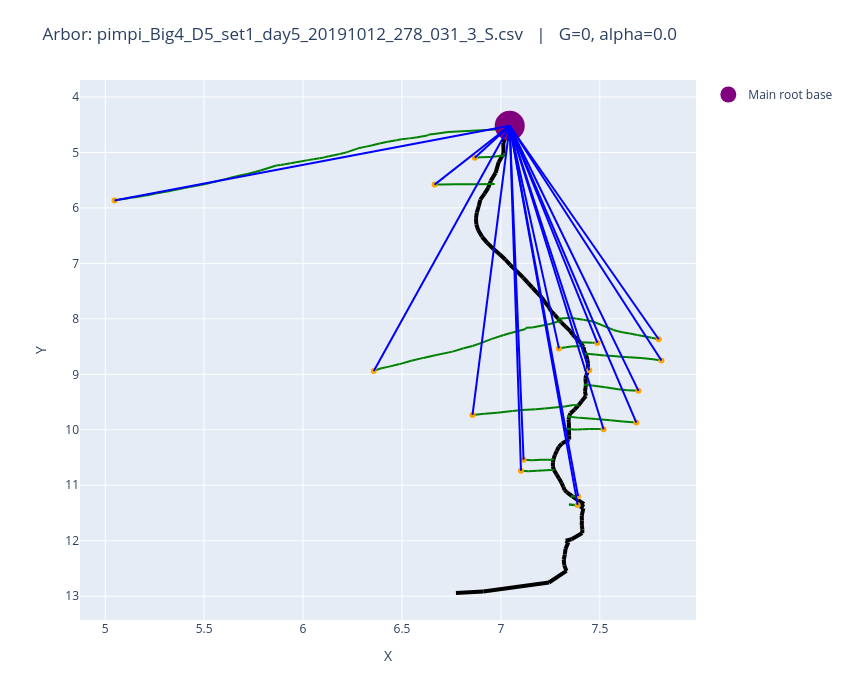
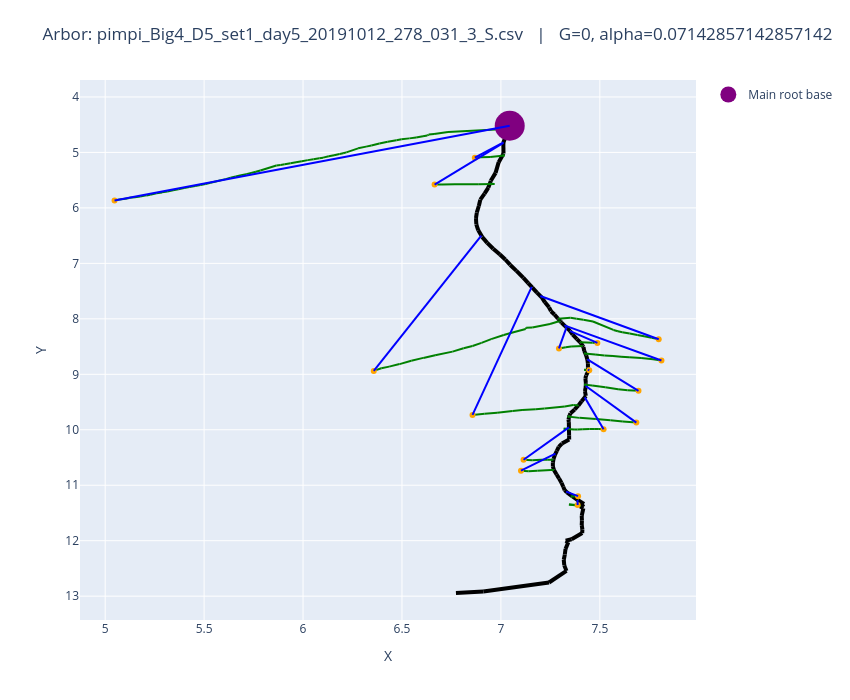
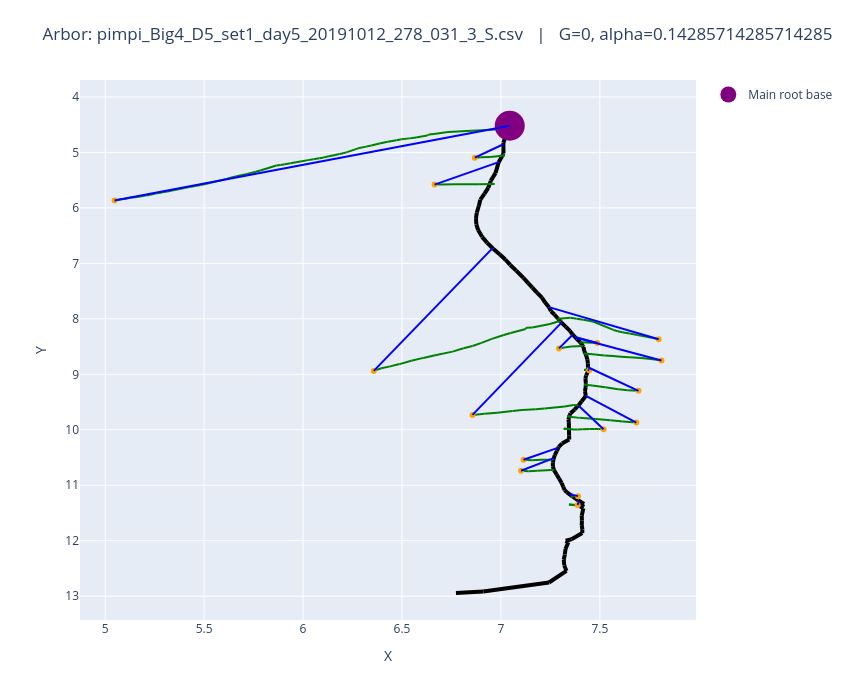
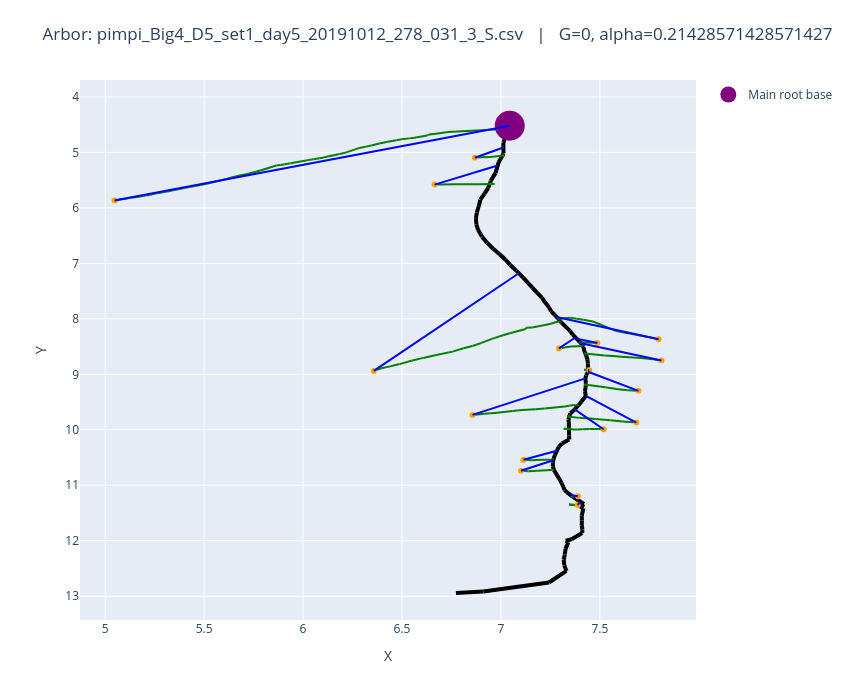

Notebook cell for these charts, in order:
### Code cell
fname = last_day_files[1]
alphas = np.linspace(0, 1, 15)
evaluated = []

for a in alphas:
    draw.plot_arbors(fname, 0, a)
    evaluated.append(pg.evaluate_parameters(fname, 0, a))
